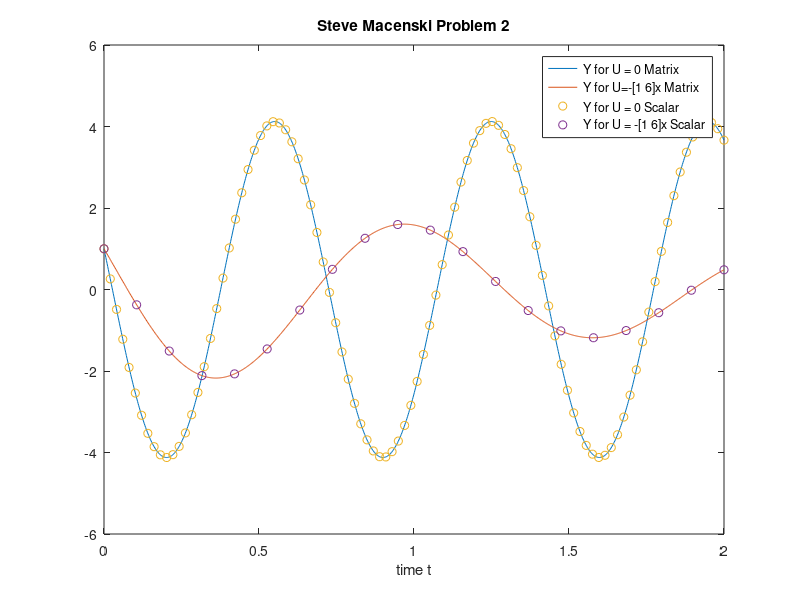

The MATLAB source for this figure:
%AE353 Problem 3 on HW 1

clear all

%knowns 
a1 = [0 9; -9 0];
a2 = [-1 3;-9 0];
xo = [1;-4];

%Finding eigenvalue vectors for scalar version 
[V1,D1] = eig(a1);
[V2,D2] = eig(a2);

%Diagonalize them to find A diag
diagA1 = inv(V1)*a1*V1
diagA2 = inv(V2)*a2*V2

% % Finding the exponential function using for loop 
t = linspace(0,2,1e3);
for i = 1:length(t)
    x1(:,i) = expm(a1*t(i))*xo;
    x2(:,i) = expm(a2*t(i))*xo;
    
    %and for the diagonalized version
    x3(:,i) = V1*expm(diagA1*t(i))*inv(V1)*xo;
    x4(:,i) = V2*expm(diagA2*t(i))*inv(V2)*xo;
end

%Multiplying X result to find Y 
y1 = [1 0]*x1;
y2 = [1 0]*x2;
y3 = [1 0]*x3;
y4 = [1 0]*x4;
t1 = linspace(0,2,100);
y5 = cos(9*t1)-(4)*sin(9*t1);
t2 = linspace(0,2,20);
y6 = exp(-.5.*t2).*[cos(sqrt(107)/2.*t2)-2.4168.*sin(sqrt(107)/2.*t2)]
%plotting
plot(t,y1,t,y2,t1,y5,'o',t2,y6,'o')
title('Steve Macenski Problem 2');
xlabel('time t');
legend('Y for U = 0 Matrix','Y for U=-[1 6]x Matrix','Y for U = 0 Scalar','Y for U = -[1 6]x Scalar');
